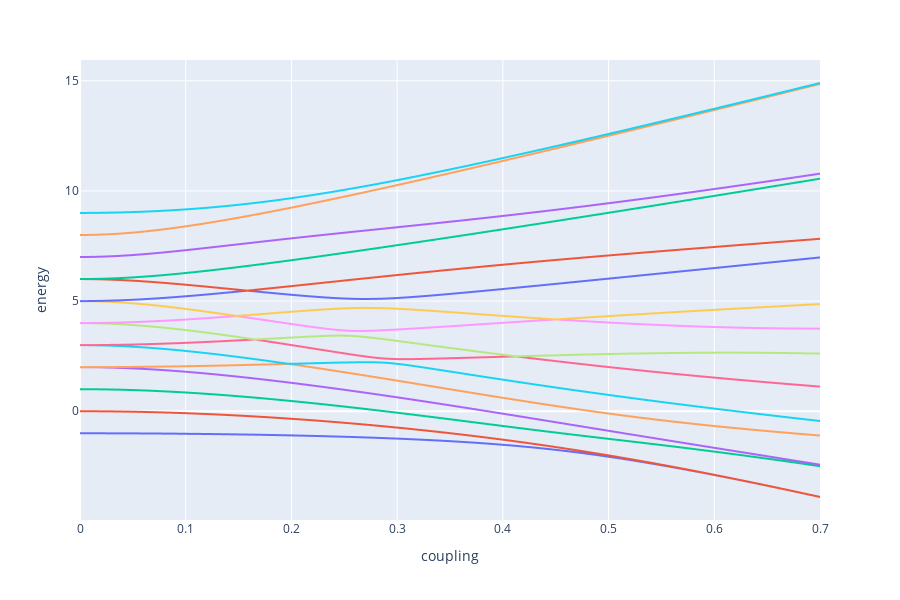

Source (notebook cell):
### Code cell
fig = px.line(melt,x="coupling",y="energy",color="level",width=900,height=600)
fig.layout.showlegend = False 
fig.show()  # Don't use plot when you have M ~ 1000 it will likely grind to a hault
# fig.write_image("levels.png")

### Figure 1 — Plotly figure (JSON) as saved in the notebook; plotly's stock layout.template omitted (floating-point values rounded to 4 significant figures; data arrays with more than 128 entries replaced by an {"elided": "..."} marker saying what was removed)
{"data": [{"hoverlabel": {"namelength": 0}, "hovertemplate": "level=energy_0<br>coupling=%{x}<br>energy=%{y}", "legendgroup": "level=energy_0", "line": {"color": "#636efa", "dash": "solid"}, "mode": "lines", "name": "level=energy_0", "showlegend": true, "type": "scattergl", "x": {"elided": "200 float values"}, "xaxis": "x", "y": {"elided": "200 float values"}, "yaxis": "y"}, {"hoverlabel": {"namelength": 0}, "hovertemplate": "level=energy_1<br>coupling=%{x}<br>energy=%{y}", "legendgroup": "level=energy_1", "line": {"color": "#EF553B", "dash": "solid"}, "mode": "lines", "name": "level=energy_1", "showlegend": true, "type": "scattergl", "x": {"elided": "200 float values"}, "xaxis": "x", "y": {"elided": "200 float values"}, "yaxis": "y"}, {"hoverlabel": {"namelength": 0}, "hovertemplate": "level=energy_2<br>coupling=%{x}<br>energy=%{y}", "legendgroup": "level=energy_2", "line": {"color": "#00cc96", "dash": "solid"}, "mode": "lines", "name": "level=energy_2", "showlegend": true, "type": "scattergl", "x": {"elided": "200 float values"}, "xaxis": "x", "y": {"elided": "200 float values"}, "yaxis": "y"}, {"hoverlabel": {"namelength": 0}, "hovertemplate": "level=energy_3<br>coupling=%{x}<br>energy=%{y}", "legendgroup": "level=energy_3", "line": {"color": "#ab63fa", "dash": "solid"}, "mode": "lines", "name": "level=energy_3", "showlegend": true, "type": "scattergl", "x": {"elided": "200 float values"}, "xaxis": "x", "y": {"elided": "200 float values"}, "yaxis": "y"}, {"hoverlabel": {"namelength": 0}, "hovertemplate": "level=energy_4<br>coupling=%{x}<br>energy=%{y}", "legendgroup": "level=energy_4", "line": {"color": "#FFA15A", "dash": "solid"}, "mode": "lines", "name": "level=energy_4", "showlegend": true, "type": "scattergl", "x": {"elided": "200 float values"}, "xaxis": "x", "y": {"elided": "200 float values"}, "yaxis": "y"}, {"hoverlabel": {"namelength": 0}, "hovertemplate": "level=energy_5<br>coupling=%{x}<br>energy=%{y}", "legendgroup": "level=energy_5", "line": {"color": "#19d3f3", "dash": "solid"}, "mode": "lines", "name": "level=energy_5", "showlegend": true, "type": "scattergl", "x": {"elided": "200 float values"}, "xaxis": "x", "y": {"elided": "200 float values"}, "yaxis": "y"}, {"hoverlabel": {"namelength": 0}, "hovertemplate": "level=energy_6<br>coupling=%{x}<br>energy=%{y}", "legendgroup": "level=energy_6", "line": {"color": "#FF6692", "dash": "solid"}, "mode": "lines", "name": "level=energy_6", "showlegend": true, "type": "scattergl", "x": {"elided": "200 float values"}, "xaxis": "x", "y": {"elided": "200 float values"}, "yaxis": "y"}, {"hoverlabel": {"namelength": 0}, "hovertemplate": "level=energy_7<br>coupling=%{x}<br>energy=%{y}", "legendgroup": "level=energy_7", "line": {"color": "#B6E880", "dash": "solid"}, "mode": "lines", "name": "level=energy_7", "showlegend": true, "type": "scattergl", "x": {"elided": "200 float values"}, "xaxis": "x", "y": {"elided": "200 float values"}, "yaxis": "y"}, {"hoverlabel": {"namelength": 0}, "hovertemplate": "level=energy_8<br>coupling=%{x}<br>energy=%{y}", "legendgroup": "level=energy_8", "line": {"color": "#FF97FF", "dash": "solid"}, "mode": "lines", "name": "level=energy_8", "showlegend": true, "type": "scattergl", "x": {"elided": "200 float values"}, "xaxis": "x", "y": {"elided": "200 float values"}, "yaxis": "y"}, {"hoverlabel": {"namelength": 0}, "hovertemplate": "level=energy_9<br>coupling=%{x}<br>energy=%{y}", "legendgroup": "level=energy_9", "line": {"color": "#FECB52", "dash": "solid"}, "mode": "lines", "name": "level=energy_9", "showlegend": true, "type": "scattergl", "x": {"elided": "200 float values"}, "xaxis": "x", "y": {"elided": "200 float values"}, "yaxis": "y"}, {"hoverlabel": {"namelength": 0}, "hovertemplate": "level=energy_10<br>coupling=%{x}<br>energy=%{y}", "legendgroup": "level=energy_10", "line": {"color": "#636efa", "dash": "solid"}, "mode": "lines", "name": "level=energy_10", "showlegend": true, "type": "scattergl", "x": {"elided": "200 float values"}, "xaxis": "x", "y": {"elided": "200 float values"}, "yaxis": "y"}, {"hoverlabel": {"namelength": 0}, "hovertemplate": "level=energy_11<br>coupling=%{x}<br>energy=%{y}", "legendgroup": "level=energy_11", "line": {"color": "#EF553B", "dash": "solid"}, "mode": "lines", "name": "level=energy_11", "showlegend": true, "type": "scattergl", "x": {"elided": "200 float values"}, "xaxis": "x", "y": {"elided": "200 float values"}, "yaxis": "y"}, {"hoverlabel": {"namelength": 0}, "hovertemplate": "level=energy_12<br>coupling=%{x}<br>energy=%{y}", "legendgroup": "level=energy_12", "line": {"color": "#00cc96", "dash": "solid"}, "mode": "lines", "name": "level=energy_12", "showlegend": true, "type": "scattergl", "x": {"elided": "200 float values"}, "xaxis": "x", "y": {"elided": "200 float values"}, "yaxis": "y"}, {"hoverlabel": {"namelength": 0}, "hovertemplate": "level=energy_13<br>coupling=%{x}<br>energy=%{y}", "legendgroup": "level=energy_13", "line": {"color": "#ab63fa", "dash": "solid"}, "mode": "lines", "name": "level=energy_13", "showlegend": true, "type": "scattergl", "x": {"elided": "200 float values"}, "xaxis": "x", "y": {"elided": "200 float values"}, "yaxis": "y"}, {"hoverlabel": {"namelength": 0}, "hovertemplate": "level=energy_14<br>coupling=%{x}<br>energy=%{y}", "legendgroup": "level=energy_14", "line": {"color": "#FFA15A", "dash": "solid"}, "mode": "lines", "name": "level=energy_14", "showlegend": true, "type": "scattergl", "x": {"elided": "200 float values"}, "xaxis": "x", "y": {"elided": "200 float values"}, "yaxis": "y"}, {"hoverlabel": {"namelength": 0}, "hovertemplate": "level=energy_15<br>coupling=%{x}<br>energy=%{y}", "legendgroup": "level=energy_15", "line": {"color": "#19d3f3", "dash": "solid"}, "mode": "lines", "name": "level=energy_15", "showlegend": true, "type": "scattergl", "x": {"elided": "200 float values"}, "xaxis": "x", "y": {"elided": "200 float values"}, "yaxis": "y"}], "layout": {"height": 600, "legend": {"tracegroupgap": 0}, "margin": {"t": 60}, "showlegend": false, "width": 900, "xaxis": {"anchor": "y", "domain": [0, 1], "title": {"text": "coupling"}}, "yaxis": {"anchor": "x", "domain": [0, 1], "title": {"text": "energy"}}}}
